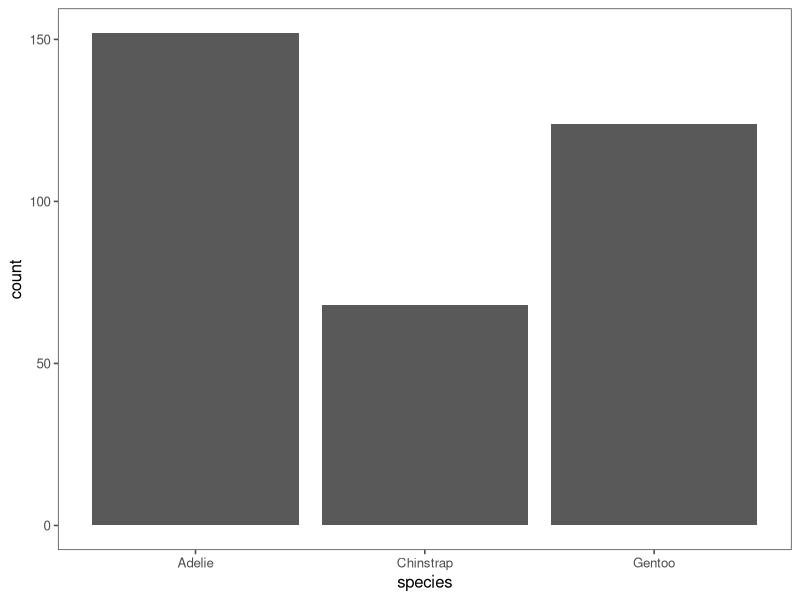
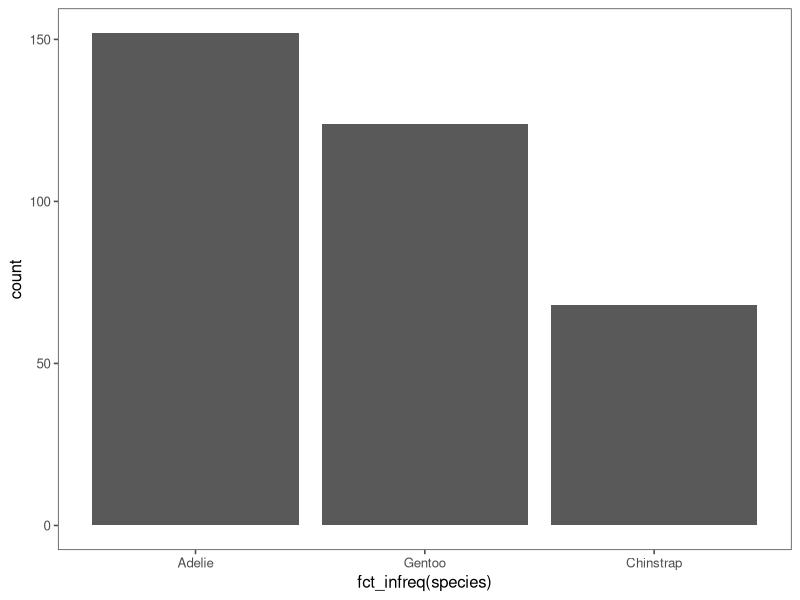
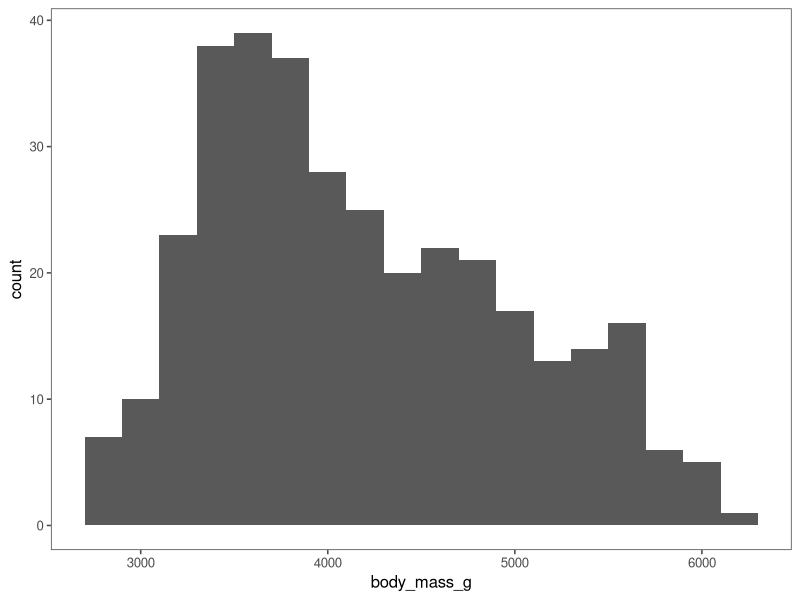

Here is the R script that generated these plots, in order:
## ---- chunk 1
library(ggplot2)
library(ggthemes)

custom_ggplot <- function(...) {
  ggplot(...) +
    scale_color_colorblind()
}

theme_set(theme_few())
set.seed(123)
## ---- chunk 2
library(tidyverse)
library(palmerpenguins)
## ---- chunk 3
glimpse(penguins)
## ---- chunk 4
ggplot(penguins, aes(x = species)) +
  geom_bar()
## ---- chunk 5
ggplot(penguins, aes(x = fct_infreq(species))) +
  geom_bar()
## ---- chunk 6
ggplot(penguins, aes(x = body_mass_g)) +
  geom_histogram(binwidth = 200)
